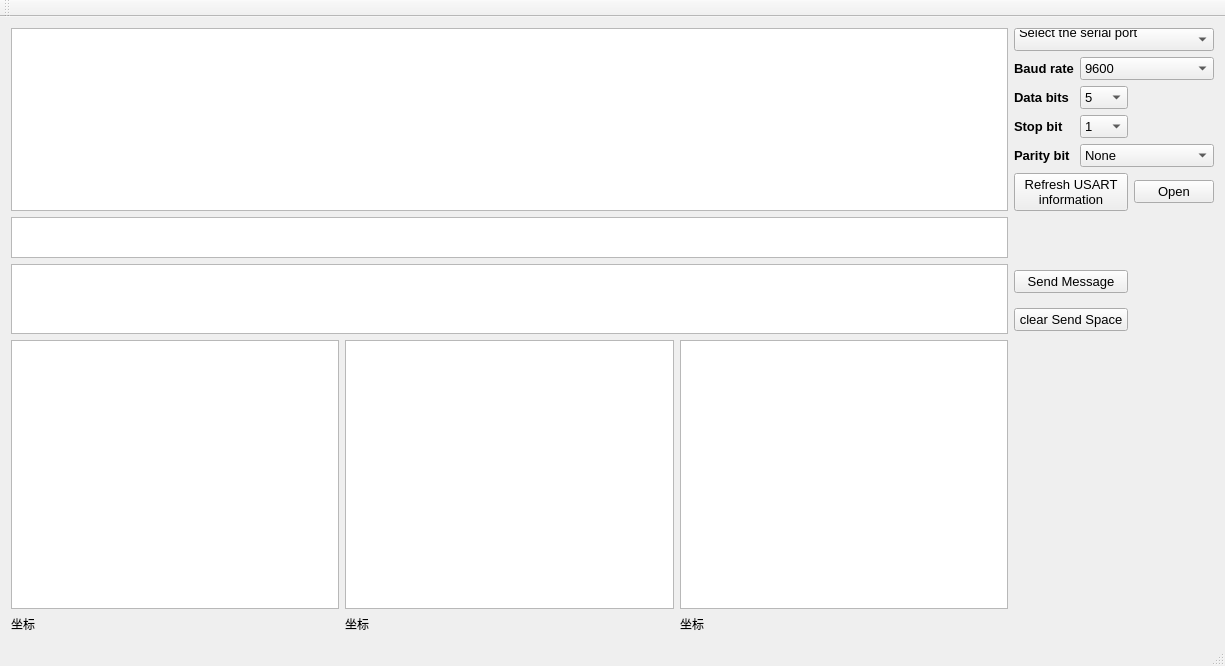
<?xml version="1.0" encoding="UTF-8"?>
<ui version="4.0">
 <class>USARTAssClass</class>
 <widget class="QMainWindow" name="USARTAssClass">
  <property name="enabled">
   <bool>true</bool>
  </property>
  <property name="geometry">
   <rect>
    <x>0</x>
    <y>0</y>
    <width>1225</width>
    <height>666</height>
   </rect>
  </property>
  <property name="sizePolicy">
   <sizepolicy hsizetype="Preferred" vsizetype="Preferred">
    <horstretch>0</horstretch>
    <verstretch>0</verstretch>
   </sizepolicy>
  </property>
  <property name="font">
   <font>
    <weight>50</weight>
    <bold>false</bold>
   </font>
  </property>
  <property name="windowTitle">
   <string>USARTAss</string>
  </property>
  <property name="toolTipDuration">
   <number>0</number>
  </property>
  <widget class="QWidget" name="centralWidget">
   <layout class="QGridLayout" name="gridLayout">
    <item row="0" column="0" rowspan="6" colspan="3">
     <widget class="QTextBrowser" name="RecvSpace">
      <property name="font">
       <font>
        <pointsize>10</pointsize>
        <weight>75</weight>
        <bold>true</bold>
       </font>
      </property>
     </widget>
    </item>
    <item row="1" column="3">
     <widget class="QLabel" name="label">
      <property name="font">
       <font>
        <family>Nirmala UI</family>
        <pointsize>10</pointsize>
        <weight>75</weight>
        <bold>true</bold>
       </font>
      </property>
      <property name="text">
       <string>Baud rate</string>
      </property>
     </widget>
    </item>
    <item row="1" column="4" colspan="2">
     <widget class="QComboBox" name="BaudInfo">
      <property name="font">
       <font>
        <family>Nirmala UI</family>
        <pointsize>10</pointsize>
        <weight>50</weight>
        <bold>false</bold>
       </font>
      </property>
      <item>
       <property name="text">
        <string>9600</string>
       </property>
      </item>
      <item>
       <property name="text">
        <string>19200</string>
       </property>
      </item>
      <item>
       <property name="text">
        <string>38400</string>
       </property>
      </item>
      <item>
       <property name="text">
        <string>57600</string>
       </property>
      </item>
      <item>
       <property name="text">
        <string>115200</string>
       </property>
      </item>
     </widget>
    </item>
    <item row="2" column="3">
     <widget class="QLabel" name="label_2">
      <property name="font">
       <font>
        <family>Nirmala UI</family>
        <pointsize>10</pointsize>
        <weight>75</weight>
        <bold>true</bold>
       </font>
      </property>
      <property name="text">
       <string>Data bits</string>
      </property>
     </widget>
    </item>
    <item row="2" column="4">
     <widget class="QComboBox" name="DataBitsInfo">
      <property name="font">
       <font>
        <family>Nirmala UI</family>
        <pointsize>10</pointsize>
        <weight>50</weight>
        <bold>false</bold>
       </font>
      </property>
      <item>
       <property name="text">
        <string>5</string>
       </property>
      </item>
      <item>
       <property name="text">
        <string>6</string>
       </property>
      </item>
      <item>
       <property name="text">
        <string>7</string>
       </property>
      </item>
      <item>
       <property name="text">
        <string>8</string>
       </property>
      </item>
     </widget>
    </item>
    <item row="3" column="3">
     <widget class="QLabel" name="label_3">
      <property name="font">
       <font>
        <family>Nirmala UI</family>
        <pointsize>10</pointsize>
        <weight>75</weight>
        <bold>true</bold>
       </font>
      </property>
      <property name="text">
       <string>Stop bit</string>
      </property>
     </widget>
    </item>
    <item row="3" column="4">
     <widget class="QComboBox" name="StopBitsInfo">
      <property name="font">
       <font>
        <family>Nirmala UI</family>
        <pointsize>10</pointsize>
        <weight>50</weight>
        <bold>false</bold>
       </font>
      </property>
      <item>
       <property name="text">
        <string>1</string>
       </property>
      </item>
      <item>
       <property name="text">
        <string>1.5</string>
       </property>
      </item>
      <item>
       <property name="text">
        <string>2</string>
       </property>
      </item>
     </widget>
    </item>
    <item row="4" column="3">
     <widget class="QLabel" name="label_4">
      <property name="font">
       <font>
        <family>Nirmala UI</family>
        <pointsize>10</pointsize>
        <weight>75</weight>
        <bold>true</bold>
       </font>
      </property>
      <property name="text">
       <string>Parity bit</string>
      </property>
     </widget>
    </item>
    <item row="4" column="4" colspan="2">
     <widget class="QComboBox" name="ParityInfo">
      <property name="font">
       <font>
        <family>Nirmala UI</family>
        <pointsize>10</pointsize>
        <weight>50</weight>
        <bold>false</bold>
       </font>
      </property>
      <item>
       <property name="text">
        <string>None</string>
       </property>
      </item>
      <item>
       <property name="text">
        <string>Even</string>
       </property>
      </item>
      <item>
       <property name="text">
        <string>Odd</string>
       </property>
      </item>
      <item>
       <property name="text">
        <string>Space</string>
       </property>
      </item>
      <item>
       <property name="text">
        <string>Mark</string>
       </property>
      </item>
     </widget>
    </item>
    <item row="5" column="3" colspan="2">
     <widget class="QPushButton" name="RefreshUSART">
      <property name="font">
       <font>
        <family>Nirmala UI</family>
        <pointsize>10</pointsize>
        <weight>50</weight>
        <bold>false</bold>
       </font>
      </property>
      <property name="text">
       <string>Refresh USART 
information</string>
      </property>
     </widget>
    </item>
    <item row="5" column="5">
     <widget class="QPushButton" name="OpenCloseUSART">
      <property name="font">
       <font>
        <family>Nirmala UI</family>
        <pointsize>10</pointsize>
        <weight>50</weight>
        <bold>false</bold>
       </font>
      </property>
      <property name="text">
       <string>Open</string>
      </property>
     </widget>
    </item>
    <item row="6" column="0" colspan="3">
     <widget class="QTextBrowser" name="RXBytescount">
      <property name="maximumSize">
       <size>
        <width>16777215</width>
        <height>41</height>
       </size>
      </property>
     </widget>
    </item>
    <item row="7" column="0" rowspan="2" colspan="3">
     <widget class="QTextEdit" name="SendSpace">
      <property name="font">
       <font>
        <pointsize>10</pointsize>
        <weight>75</weight>
        <bold>true</bold>
       </font>
      </property>
     </widget>
    </item>
    <item row="7" column="3" colspan="2">
     <widget class="QPushButton" name="SendSerialMessage">
      <property name="font">
       <font>
        <family>Nirmala UI</family>
        <pointsize>10</pointsize>
        <weight>50</weight>
        <bold>false</bold>
       </font>
      </property>
      <property name="text">
       <string>Send Message</string>
      </property>
     </widget>
    </item>
    <item row="8" column="3" colspan="2">
     <widget class="QPushButton" name="ClearSendSpace">
      <property name="font">
       <font>
        <family>Nirmala UI</family>
        <pointsize>10</pointsize>
        <weight>50</weight>
        <bold>false</bold>
       </font>
      </property>
      <property name="text">
       <string>clear Send Space</string>
      </property>
     </widget>
    </item>
    <item row="9" column="0">
     <widget class="QChartView" name="VDetectGGraph_1"/>
    </item>
    <item row="9" column="1">
     <widget class="QChartView" name="VDetectGGraph_2"/>
    </item>
    <item row="9" column="2">
     <widget class="QChartView" name="VDetectGGraph_3"/>
    </item>
    <item row="10" column="0">
     <widget class="QLabel" name="VDetectCoord_1">
      <property name="text">
       <string>坐标</string>
      </property>
     </widget>
    </item>
    <item row="10" column="1">
     <widget class="QLabel" name="VDetectCoord_2">
      <property name="text">
       <string>坐标</string>
      </property>
     </widget>
    </item>
    <item row="10" column="2">
     <widget class="QLabel" name="VDetectCoord_3">
      <property name="text">
       <string>坐标</string>
      </property>
     </widget>
    </item>
    <item row="0" column="3" colspan="3">
     <widget class="QComboBox" name="USARTInfo">
      <property name="font">
       <font>
        <family>Nirmala UI</family>
        <pointsize>10</pointsize>
        <weight>50</weight>
        <bold>false</bold>
       </font>
      </property>
      <item>
       <property name="text">
        <string>Select the serial port

</string>
       </property>
      </item>
     </widget>
    </item>
   </layout>
  </widget>
  <widget class="QMenuBar" name="menuBar">
   <property name="geometry">
    <rect>
     <x>0</x>
     <y>0</y>
     <width>1225</width>
     <height>23</height>
    </rect>
   </property>
  </widget>
  <widget class="QToolBar" name="mainToolBar">
   <attribute name="toolBarArea">
    <enum>TopToolBarArea</enum>
   </attribute>
   <attribute name="toolBarBreak">
    <bool>false</bool>
   </attribute>
  </widget>
  <widget class="QStatusBar" name="statusBar"/>
 </widget>
 <layoutdefault spacing="6" margin="11"/>
 <customwidgets>
  <customwidget>
   <class>QChartView</class>
   <extends>QGraphicsView</extends>
   <header>qchartview.h</header>
  </customwidget>
 </customwidgets>
 <resources>
  <include location="USARTAss.qrc"/>
 </resources>
 <connections/>
</ui>
